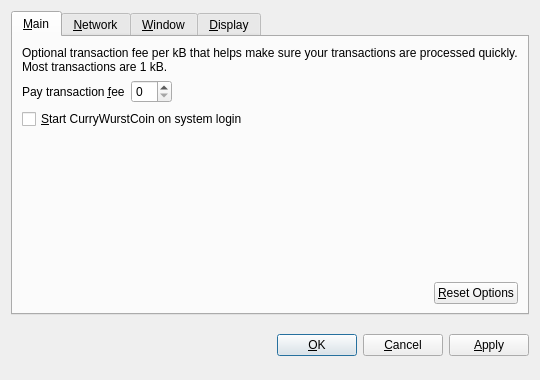
<?xml version="1.0" encoding="UTF-8"?>
<ui version="4.0">
 <class>OptionsDialog</class>
 <widget class="QDialog" name="OptionsDialog">
  <property name="geometry">
   <rect>
    <x>0</x>
    <y>0</y>
    <width>540</width>
    <height>380</height>
   </rect>
  </property>
  <property name="windowTitle">
   <string>Options</string>
  </property>
  <property name="modal">
   <bool>true</bool>
  </property>
  <layout class="QVBoxLayout" name="verticalLayout">
   <item>
    <widget class="QTabWidget" name="tabWidget">
     <property name="tabPosition">
      <enum>QTabWidget::North</enum>
     </property>
     <property name="currentIndex">
      <number>0</number>
     </property>
     <widget class="QWidget" name="tabMain">
      <attribute name="title">
       <string>&amp;Main</string>
      </attribute>
      <layout class="QVBoxLayout" name="verticalLayout_Main">
       <item>
        <widget class="QLabel" name="transactionFeeInfoLabel">
         <property name="text">
          <string>Optional transaction fee per kB that helps make sure your transactions are processed quickly. Most transactions are 1 kB.</string>
         </property>
         <property name="textFormat">
          <enum>Qt::PlainText</enum>
         </property>
         <property name="wordWrap">
          <bool>true</bool>
         </property>
        </widget>
       </item>
       <item>
        <layout class="QHBoxLayout" name="horizontalLayout_1_Main">
         <item>
          <widget class="QLabel" name="transactionFeeLabel">
           <property name="text">
            <string>Pay transaction &amp;fee</string>
           </property>
           <property name="textFormat">
            <enum>Qt::PlainText</enum>
           </property>
           <property name="buddy">
            <cstring>transactionFee</cstring>
           </property>
          </widget>
         </item>
         <item>
          <widget class="BitcoinAmountField" name="transactionFee"/>
         </item>
         <item>
          <spacer name="horizontalSpacer_1_Main">
           <property name="orientation">
            <enum>Qt::Horizontal</enum>
           </property>
           <property name="sizeHint" stdset="0">
            <size>
             <width>40</width>
             <height>20</height>
            </size>
           </property>
          </spacer>
         </item>
        </layout>
       </item>
       <item>
        <widget class="QCheckBox" name="bitcoinAtStartup">
         <property name="toolTip">
          <string>Automatically start CurryWurstCoin after logging in to the system.</string>
         </property>
         <property name="text">
          <string>&amp;Start CurryWurstCoin on system login</string>
         </property>
        </widget>
       </item>
       <item>
        <spacer name="verticalSpacer_Main">
         <property name="orientation">
          <enum>Qt::Vertical</enum>
         </property>
         <property name="sizeHint" stdset="0">
          <size>
           <width>20</width>
           <height>40</height>
          </size>
         </property>
        </spacer>
       </item>
       <item>
        <layout class="QHBoxLayout" name="horizontalLayout_2_Main">
         <item>
          <spacer name="horizontalSpacer_2_Main">
           <property name="orientation">
            <enum>Qt::Horizontal</enum>
           </property>
           <property name="sizeHint" stdset="0">
            <size>
             <width>40</width>
             <height>20</height>
            </size>
           </property>
          </spacer>
         </item>
         <item>
          <widget class="QPushButton" name="resetButton">
           <property name="toolTip">
            <string>Reset all client options to default.</string>
           </property>
           <property name="text">
            <string>&amp;Reset Options</string>
           </property>
           <property name="autoDefault">
            <bool>false</bool>
           </property>
          </widget>
         </item>
        </layout>
       </item>
      </layout>
     </widget>
     <widget class="QWidget" name="tabNetwork">
      <attribute name="title">
       <string>&amp;Network</string>
      </attribute>
      <layout class="QVBoxLayout" name="verticalLayout_Network">
       <item>
        <widget class="QCheckBox" name="mapPortUpnp">
         <property name="toolTip">
          <string>Automatically open the CurryWurstCoin client port on the router. This only works when your router supports UPnP and it is enabled.</string>
         </property>
         <property name="text">
          <string>Map port using &amp;UPnP</string>
         </property>
        </widget>
       </item>
       <item>
        <widget class="QCheckBox" name="connectSocks">
         <property name="toolTip">
          <string>Connect to the CurryWurstCoin network through a SOCKS proxy (e.g. when connecting through Tor).</string>
         </property>
         <property name="text">
          <string>&amp;Connect through SOCKS proxy:</string>
         </property>
        </widget>
       </item>
       <item>
        <layout class="QHBoxLayout" name="horizontalLayout_Network">
         <item>
          <widget class="QLabel" name="proxyIpLabel">
           <property name="text">
            <string>Proxy &amp;IP:</string>
           </property>
           <property name="textFormat">
            <enum>Qt::PlainText</enum>
           </property>
           <property name="buddy">
            <cstring>proxyIp</cstring>
           </property>
          </widget>
         </item>
         <item>
          <widget class="QValidatedLineEdit" name="proxyIp">
           <property name="maximumSize">
            <size>
             <width>140</width>
             <height>16777215</height>
            </size>
           </property>
           <property name="toolTip">
            <string>IP address of the proxy (e.g. 127.0.0.1)</string>
           </property>
          </widget>
         </item>
         <item>
          <widget class="QLabel" name="proxyPortLabel">
           <property name="text">
            <string>&amp;Port:</string>
           </property>
           <property name="textFormat">
            <enum>Qt::PlainText</enum>
           </property>
           <property name="buddy">
            <cstring>proxyPort</cstring>
           </property>
          </widget>
         </item>
         <item>
          <widget class="QLineEdit" name="proxyPort">
           <property name="maximumSize">
            <size>
             <width>55</width>
             <height>16777215</height>
            </size>
           </property>
           <property name="toolTip">
            <string>Port of the proxy (e.g. 9050)</string>
           </property>
          </widget>
         </item>
         <item>
          <widget class="QLabel" name="socksVersionLabel">
           <property name="text">
            <string>SOCKS &amp;Version:</string>
           </property>
           <property name="textFormat">
            <enum>Qt::PlainText</enum>
           </property>
           <property name="buddy">
            <cstring>socksVersion</cstring>
           </property>
          </widget>
         </item>
         <item>
          <widget class="QValueComboBox" name="socksVersion">
           <property name="toolTip">
            <string>SOCKS version of the proxy (e.g. 5)</string>
           </property>
          </widget>
         </item>
         <item>
          <spacer name="horizontalSpacer_Network">
           <property name="orientation">
            <enum>Qt::Horizontal</enum>
           </property>
           <property name="sizeHint" stdset="0">
            <size>
             <width>40</width>
             <height>20</height>
            </size>
           </property>
          </spacer>
         </item>
        </layout>
       </item>
       <item>
        <spacer name="verticalSpacer_Network">
         <property name="orientation">
          <enum>Qt::Vertical</enum>
         </property>
         <property name="sizeHint" stdset="0">
          <size>
           <width>20</width>
           <height>40</height>
          </size>
         </property>
        </spacer>
       </item>
      </layout>
     </widget>
     <widget class="QWidget" name="tabWindow">
      <attribute name="title">
       <string>&amp;Window</string>
      </attribute>
      <layout class="QVBoxLayout" name="verticalLayout_Window">
       <item>
        <widget class="QCheckBox" name="minimizeToTray">
         <property name="toolTip">
          <string>Show only a tray icon after minimizing the window.</string>
         </property>
         <property name="text">
          <string>&amp;Minimize to the tray instead of the taskbar</string>
         </property>
        </widget>
       </item>
       <item>
        <widget class="QCheckBox" name="minimizeOnClose">
         <property name="toolTip">
          <string>Minimize instead of exit the application when the window is closed. When this option is enabled, the application will be closed only after selecting Quit in the menu.</string>
         </property>
         <property name="text">
          <string>M&amp;inimize on close</string>
         </property>
        </widget>
       </item>
       <item>
        <spacer name="verticalSpacer_Window">
         <property name="orientation">
          <enum>Qt::Vertical</enum>
         </property>
         <property name="sizeHint" stdset="0">
          <size>
           <width>20</width>
           <height>40</height>
          </size>
         </property>
        </spacer>
       </item>
      </layout>
     </widget>
     <widget class="QWidget" name="tabDisplay">
      <attribute name="title">
       <string>&amp;Display</string>
      </attribute>
      <layout class="QVBoxLayout" name="verticalLayout_Display">
       <item>
        <layout class="QHBoxLayout" name="horizontalLayout_1_Display">
         <item>
          <widget class="QLabel" name="langLabel">
           <property name="text">
            <string>User Interface &amp;language:</string>
           </property>
           <property name="textFormat">
            <enum>Qt::PlainText</enum>
           </property>
           <property name="buddy">
            <cstring>lang</cstring>
           </property>
          </widget>
         </item>
         <item>
          <widget class="QValueComboBox" name="lang">
           <property name="toolTip">
            <string>The user interface language can be set here. This setting will take effect after restarting CurryWurstCoin.</string>
           </property>
          </widget>
         </item>
        </layout>
       </item>
       <item>
        <layout class="QHBoxLayout" name="horizontalLayout_2_Display">
         <item>
          <widget class="QLabel" name="unitLabel">
           <property name="text">
            <string>&amp;Unit to show amounts in:</string>
           </property>
           <property name="textFormat">
            <enum>Qt::PlainText</enum>
           </property>
           <property name="buddy">
            <cstring>unit</cstring>
           </property>
          </widget>
         </item>
         <item>
          <widget class="QValueComboBox" name="unit">
           <property name="toolTip">
            <string>Choose the default subdivision unit to show in the interface and when sending coins.</string>
           </property>
          </widget>
         </item>
        </layout>
       </item>
       <item>
        <widget class="QCheckBox" name="displayAddresses">
         <property name="toolTip">
          <string>Whether to show CurryWurstCoin addresses in the transaction list or not.</string>
         </property>
         <property name="text">
          <string>&amp;Display addresses in transaction list</string>
         </property>
        </widget>
       </item>
       <item>
        <spacer name="verticalSpacer_Display">
         <property name="orientation">
          <enum>Qt::Vertical</enum>
         </property>
         <property name="sizeHint" stdset="0">
          <size>
           <width>20</width>
           <height>40</height>
          </size>
         </property>
        </spacer>
       </item>
      </layout>
     </widget>
    </widget>
   </item>
   <item>
    <layout class="QHBoxLayout" name="horizontalLayout_Buttons">
     <item>
      <spacer name="horizontalSpacer_1">
       <property name="orientation">
        <enum>Qt::Horizontal</enum>
       </property>
       <property name="sizeHint" stdset="0">
        <size>
         <width>40</width>
         <height>48</height>
        </size>
       </property>
      </spacer>
     </item>
     <item>
      <widget class="QLabel" name="statusLabel">
       <property name="font">
        <font>
         <weight>75</weight>
         <bold>true</bold>
        </font>
       </property>
       <property name="text">
        <string/>
       </property>
       <property name="textFormat">
        <enum>Qt::PlainText</enum>
       </property>
       <property name="wordWrap">
        <bool>true</bool>
       </property>
      </widget>
     </item>
     <item>
      <spacer name="horizontalSpacer_2">
       <property name="orientation">
        <enum>Qt::Horizontal</enum>
       </property>
       <property name="sizeHint" stdset="0">
        <size>
         <width>40</width>
         <height>48</height>
        </size>
       </property>
      </spacer>
     </item>
     <item>
      <widget class="QPushButton" name="okButton">
       <property name="text">
        <string>&amp;OK</string>
       </property>
      </widget>
     </item>
     <item>
      <widget class="QPushButton" name="cancelButton">
       <property name="text">
        <string>&amp;Cancel</string>
       </property>
       <property name="autoDefault">
        <bool>false</bool>
       </property>
      </widget>
     </item>
     <item>
      <widget class="QPushButton" name="applyButton">
       <property name="text">
        <string>&amp;Apply</string>
       </property>
       <property name="autoDefault">
        <bool>false</bool>
       </property>
      </widget>
     </item>
    </layout>
   </item>
  </layout>
 </widget>
 <customwidgets>
  <customwidget>
   <class>BitcoinAmountField</class>
   <extends>QSpinBox</extends>
   <header>bitcoinamountfield.h</header>
  </customwidget>
  <customwidget>
   <class>QValueComboBox</class>
   <extends>QComboBox</extends>
   <header>qvaluecombobox.h</header>
  </customwidget>
  <customwidget>
   <class>QValidatedLineEdit</class>
   <extends>QLineEdit</extends>
   <header>qvalidatedlineedit.h</header>
  </customwidget>
 </customwidgets>
 <resources/>
 <connections/>
</ui>
